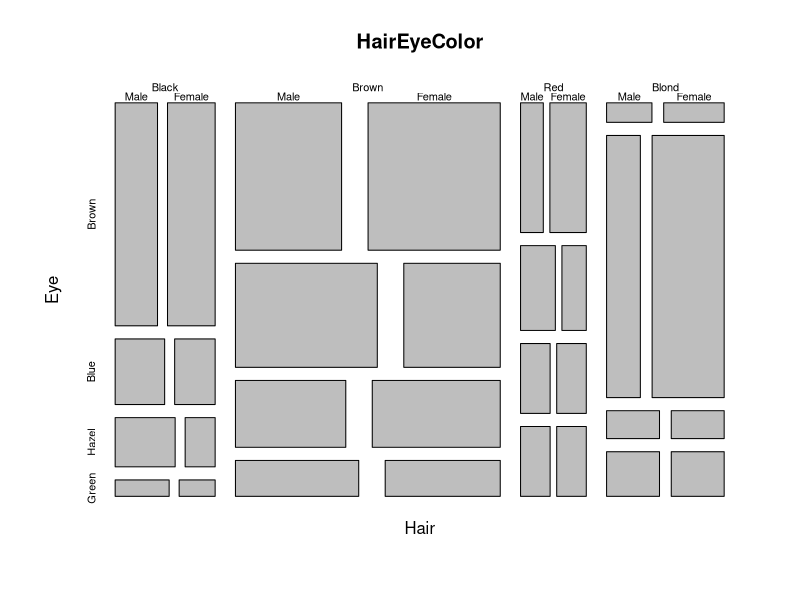
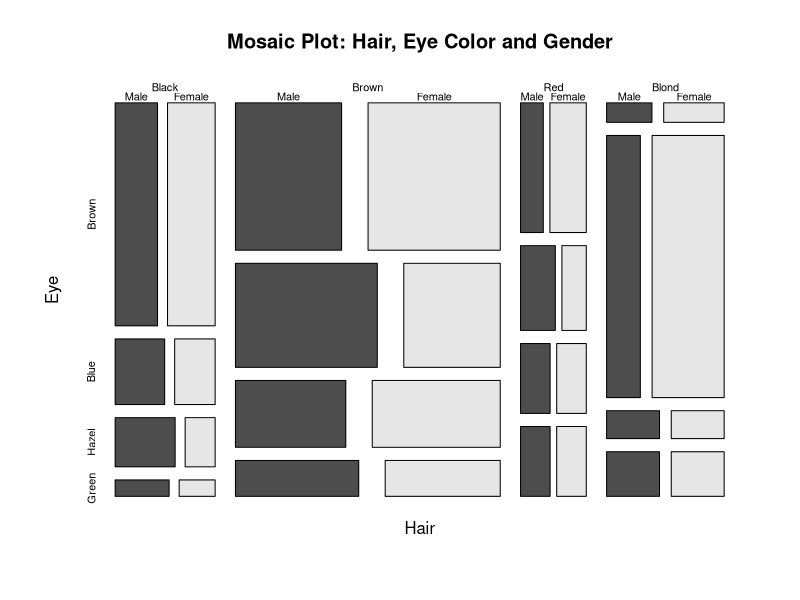
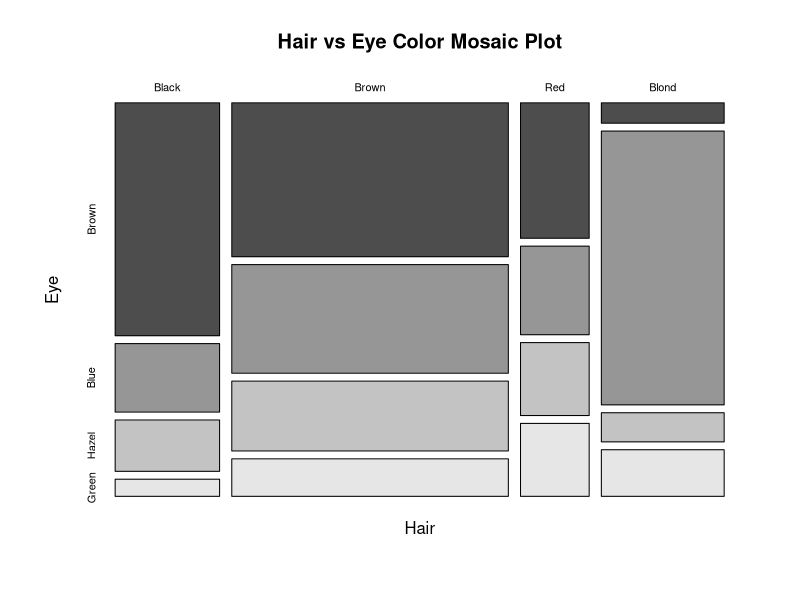
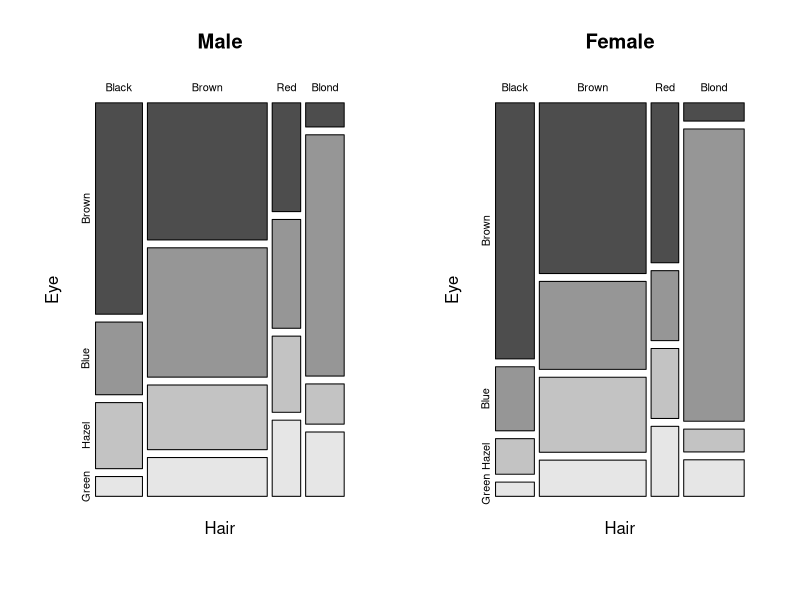
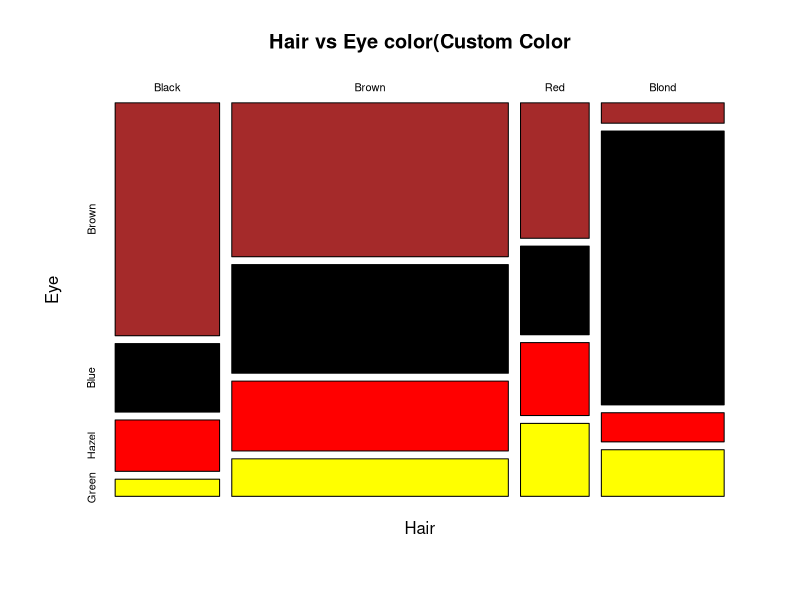
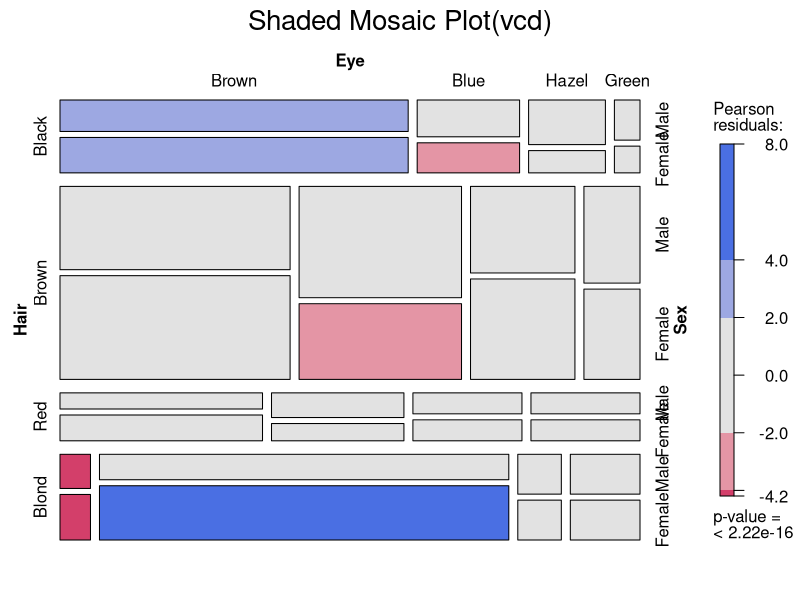
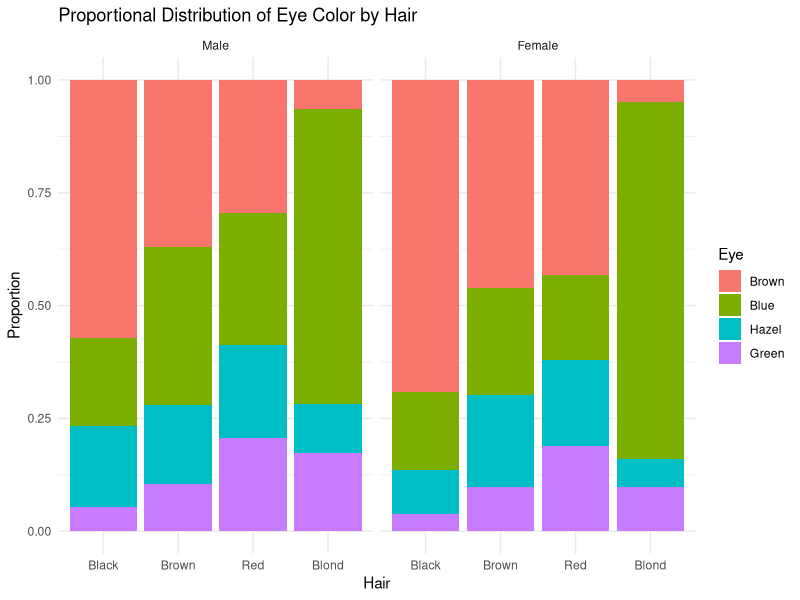
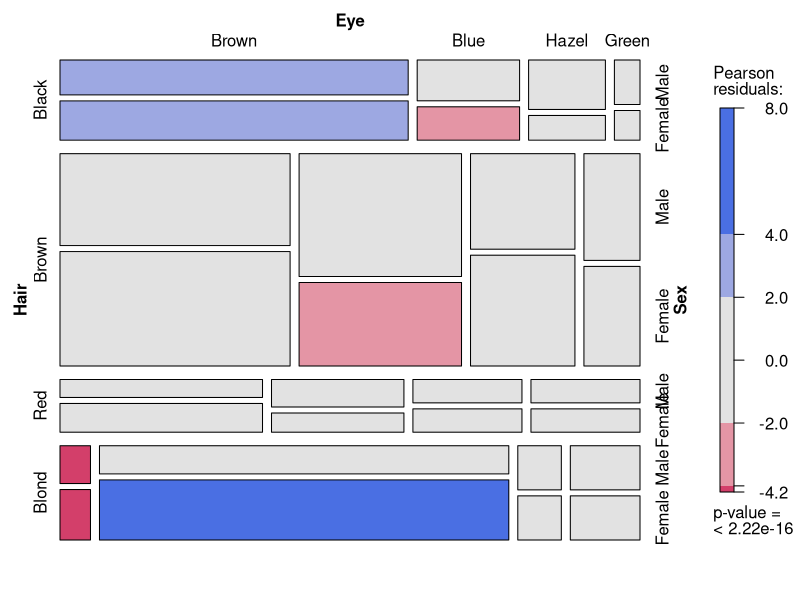

Generate these figures, in order, with R:
#load and Understand the HairEyeColor Dataset
#Load dataset
data(HairEyeColor)

#check structure
str(HairEyeColor)
View(HairEyeColor)
?HairEyeColor

#Very Basic Mosaic plt(Base R)
mosaicplot(HairEyeColor)

#Add titles and colors
mosaicplot(HairEyeColor, main = "Mosaic Plot: Hair, Eye Color and Gender",
           color = TRUE)

#Two - Variable Mosaic Plot
HairEye2D <- margin.table(HairEyeColor, c(1,2))
mosaicplot(HairEye2D, main = "Hair vs Eye Color Mosaic Plot", color = TRUE)

#Mosaic Plots By Gender
par(mfrow = c(1,2))
mosaicplot(HairEyeColor[,,"Male"], main = "Male", color = TRUE)
mosaicplot(HairEyeColor[,,"Female"], main = "Female", color = TRUE)
par(mfrow = c(1,1))

#Custom Colors
mosaicplot(HairEye2D, col = c("brown", "black", "red", "yellow"),
           main = "Hair vs Eye color(Custom Color")

#Advanced Mosaic Plot Using 'vcd'
install.packages("vcd")
library(vcd)
mosaic(HairEyeColor, shade = TRUE, legend=TRUE,
       main = "Shaded Mosaic Plot(vcd)")

#Convert Dataset to Data Frame (For ggplot)
hair_eye_df<-as.data.frame(HairEyeColor)
head(hair_eye_df)

#ggplot Alternative (Propotional Mosaic - Style Plot)
library(ggplot2)
ggplot(hair_eye_df, aes(x= Hair, y= Freq, fill= Eye)) +
  geom_bar(stat = "identity", position = "fill")+
  facet_wrap(~Sex)+
  labs(
    title = "Proportional Distribution of Eye Color by Hair",
    y = "Proportion"
  )+
  theme_minimal()
#Advanced Mosaic with Residual Shading
mosaic(~Hair +Eye +Sex, data = hair_eye_df, shade = TRUE, legend = TRUE)
